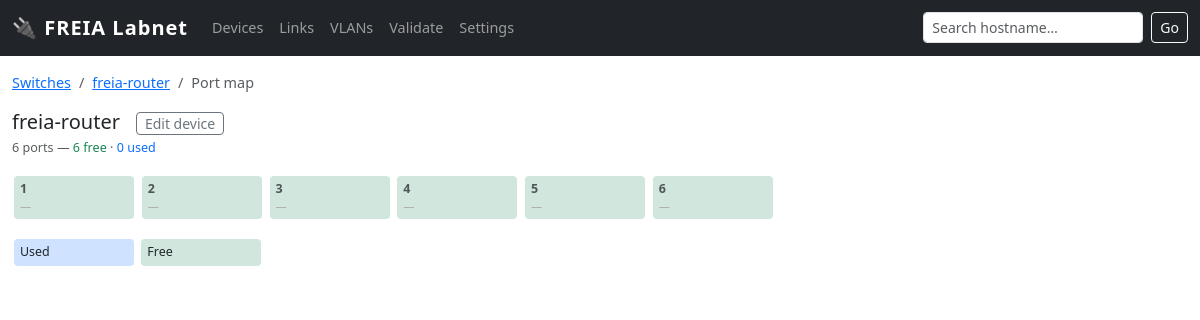
Screenshot of /switch/freia-router with the database file from the repository.
### tables this page shows
CREATE TABLE device (
    id INTEGER PRIMARY KEY,
    hostname TEXT UNIQUE,               -- 'freia-cons1', 'nuc-02', 'phy-kurte'
    kind TEXT NOT NULL CHECK(kind IN (
        'pc','server','vm','switch','router','plc','instrument',
        'raspi','control_box','panel','outlet','printer','camera','ap',
        'termination_block','interlock_box'
    )),
    vendor_model TEXT,
    os TEXT,
    serial TEXT,
    location_id INTEGER REFERENCES location(id),
    owner TEXT,
    purpose TEXT,
    status TEXT NOT NULL DEFAULT 'active' CHECK(status IN (
        'active','spare','loan','disconnected','retired','planned'
    )),
    notes TEXT
);

CREATE TABLE iface (
    id INTEGER PRIMARY KEY,
    device_id INTEGER NOT NULL REFERENCES device(id) ON DELETE CASCADE,
    name TEXT NOT NULL,                 -- 'eth0','eno5','br0' for NICs; '24','C02-11A-13','P2' for ports
    kind TEXT NOT NULL CHECK(kind IN ('nic','port')),
    mac TEXT,                           -- validate format if present
    ip TEXT,
    prefix INTEGER,
    vlan_id INTEGER,
    notes TEXT,  
    UNIQUE(device_id, name)
);

### app.py (the view)
@app.route('/switch/<hostname>')
def switch_map(hostname):
    dev = query(
        "SELECT * FROM device WHERE hostname=?", (hostname,), one=True)
    if not dev:
        dev = query(
            "SELECT * FROM device WHERE hostname LIKE ? AND kind='switch' LIMIT 1",
            (f'%{hostname}%',), one=True)
    if not dev:
        flash(f'Switch "{hostname}" not found', 'danger')
        return redirect(url_for('index'))
    ports = query("""
        SELECT i.id, i.name, i.notes,
               l.cable_nr, l.status as link_status,
               ri.name as remote_port, rd.hostname as remote_host,
               rd.id as remote_dev_id, rd.kind as remote_kind,
               cr.type as cable_type
        FROM iface i
        LEFT JOIN link l ON (l.a_iface_id=i.id OR l.b_iface_id=i.id)
        LEFT JOIN iface ri ON ri.id = CASE
            WHEN l.a_iface_id=i.id THEN l.b_iface_id ELSE l.a_iface_id END
        LEFT JOIN device rd ON rd.id=ri.device_id
        LEFT JOIN cable_ref cr ON cr.nr=l.cable_nr
        WHERE i.device_id=? AND i.kind='port'
        ORDER BY CAST(i.name AS INTEGER)
    """, (dev['id'],))
    total  = len(ports)
    used   = sum(1 for p in ports if p['cable_nr'] is not None)
    free   = total - used
    return render_template('switch.html', dev=dev, ports=ports,
        total=total, used=used, free=free)

### app.py (called while the page is built)
def get_db():
    db = getattr(g, '_database', None)
    if db is None:
        db = g._database = sqlite3.connect(LABNET_PATH)
        db.row_factory = sqlite3.Row
        db.execute('PRAGMA foreign_keys = ON')
    return db

def query(sql, args=(), one=False):
    cur = get_db().execute(sql, args)
    rv = cur.fetchall()
    return (rv[0] if rv else None) if one else rv

### templates/switch.html (shortened to what this page needs)
{% extends "base.html" %}
{% block content %}
<nav aria-label="breadcrumb" class="mb-2">
  <ol class="breadcrumb">
    <li class="breadcrumb-item"><a href="/devices?kind=switch">Switches</a></li>
    <li class="breadcrumb-item"><a href="/device/{{ dev['id'] }}">{{ dev['hostname'] }}</a></li>
    <li class="breadcrumb-item active">Port map</li>
  </ol>
</nav>
<div class="d-flex align-items-baseline gap-3 mb-1">
  <h5 class="mb-0">{{ dev['hostname'] }}</h5>
  <a href="/device/{{ dev['id'] }}" class="btn btn-sm btn-outline-secondary py-0">Edit device</a>
</div>
<p class="text-muted small mb-3">
  {{ total }} ports — <span class="text-success">{{ free }} free</span> · <span class="text-primary">{{ used }} used</span>
</p>
<div class="mb-3">
  {% for port in ports %}
  {% if port['cable_nr'] is not none %}
    <div class="port-cell port-used" title="Cable {{ port['cable_nr'] }}{% if port['remote_host'] %} → {{ port['remote_host'] }}:{{ port['remote_port'] }}{% endif %}">
      <div class="fw-bold">{{ port['name'] }}</div>
      {% if port['remote_host'] %}
        <div class="text-truncate" style="max-width:110px">
          <a href="/device/{{ port['remote_dev_id'] }}" class="text-decoration-none text-dark" style="font-size:.7rem">
            {{ port['remote_host'] }}
          </a>
        </div>
        <div style="font-size:.65rem;color:#555">:{{ port['remote_port'] }}</div>
      {% else %}
        <div style="font-size:.7rem;color:#555">cable {{ port['cable_nr'] }}</div>
      {% endif %}
    </div>
  {% else %}
    <div class="port-cell port-free" title="Port {{ port['name'] }} free">
      <div class="fw-bold text-muted">{{ port['name'] }}</div>
      <div style="font-size:.7rem;color:#aaa">—</div>
    </div>
  {% endif %}
  {% endfor %}
</div>
<p class="small"><span class="port-cell port-used d-inline-block">Used</span> <span class="port-cell port-free d-inline-block">Free</span></p>
{% endblock %}

### templates/base.html (style rules this page uses)
body { font-size: .9rem; }
.port-cell { width: 120px; display: inline-block; margin: 2px; padding: 4px 6px; border-radius: 4px; font-size: .78rem; vertical-align: top; }
.port-free { background: #d1e7dd; }
.port-used { background: #cfe2ff; }

### rows the page displays
device: hostname "freia-router"
iface: name "1"
iface: name "2"
iface: name "3"
iface: name "4"
iface: name "5"
iface: name "6"

### other values shown
{{ total }} "6"
{{ free }} "6"
{{ used }} "0"
